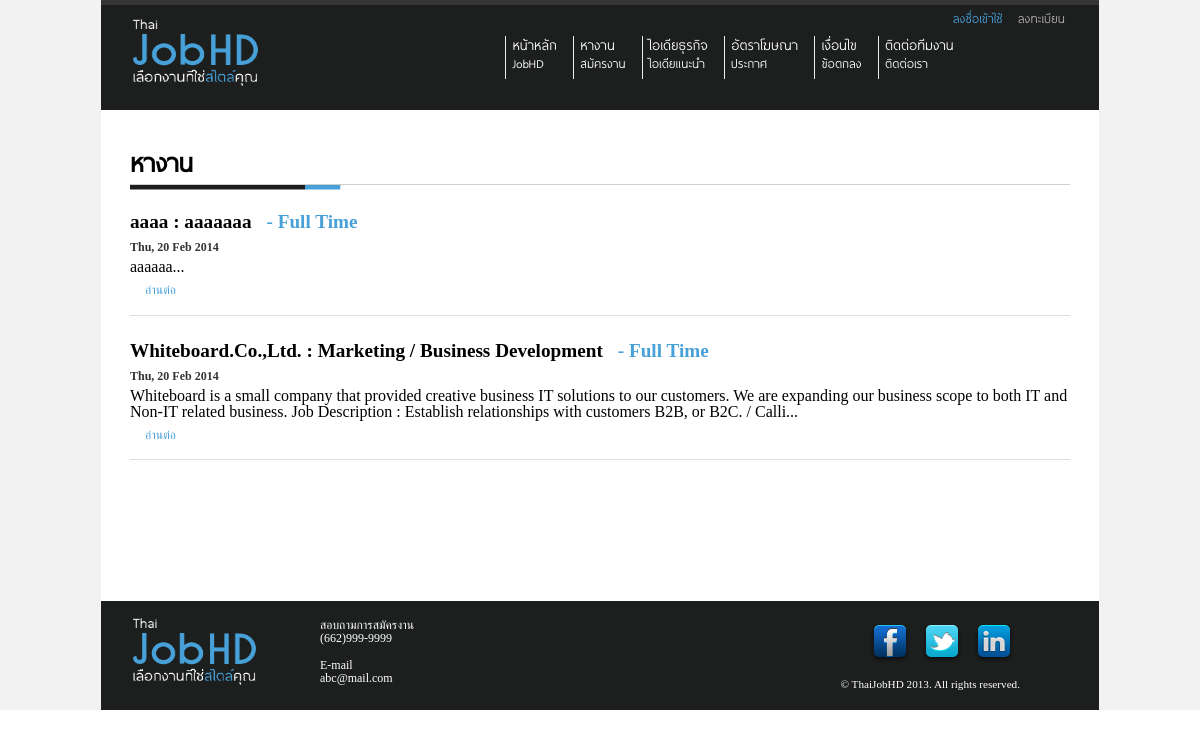
The app's page /Site/find-job.php with its own data.
### tables this page shows
CREATE TABLE IF NOT EXISTS `buildthedot_thaijobhd_job` (
  `JobID` int(11) NOT NULL AUTO_INCREMENT,
  `CompanyName` varchar(500) NOT NULL,
  `PositionThai` varchar(500) NOT NULL,
  `PositionEng` varchar(500) NOT NULL,
  `Place` varchar(1000) NOT NULL,
  `Quantity` varchar(100) NOT NULL,
  `property` varchar(1000) NOT NULL,
  `Saraly` varchar(100) NOT NULL,
  `JobDescription` varchar(1000) NOT NULL,
  `Recomment` int(11) NOT NULL,
  `StartTime` date NOT NULL,
  `EndTime` date NOT NULL,
  `JobType` int(11) NOT NULL,
  PRIMARY KEY (`JobID`)
);

### Site/admin/include/initial/pagination.php (called while the page is built, shortened)
<?php
$page=1;
$page_limit=10;
if(isset($_GET['page']) && $_GET['page']!=''){
	$page=$_GET['page'];
}
else{
	$page=1;
}
$start=($page-1)*$page_limit;
?>

### Site/find-job.php (the view, shortened to what this page needs)
<?php
include ("include/header.php");
include ("include/top-menu.php");
include("admin/include/initial/pagination.php");
?>
    <div id="content" class="container_12">
        <div class="grid_12" id="main">
        	<div id="head-title">
    		<h1>หางาน</h1>
        </div>
        <?php
			$sql="
			SELECT *
			FROM  `buildthedot_thaijobhd_job`
			ORDER BY JobID DESC
			";
			$result=@mysql_query($sql);
			$number_of_items=@mysql_num_rows($result);
			$sql="
			SELECT *
			FROM  `buildthedot_thaijobhd_job`
			ORDER BY JobID DESC
			LIMIT {$start} , {$page_limit} ;
			";
			$result=@mysql_query($sql);
			while($rs=@mysql_fetch_array($result))
			{
		?>
            <h6 id="headline"><a href="find-job-detail.php?id=<?php echo $rs['JobID']; ?>"><font color="black"><?php echo $rs['CompanyName'] . " : " . $rs['PositionThai'];?></font></a><span id="job-type">-
            <?php if((int)$rs['JobType'] == 0){ ?> Part Time  <?php }else{ ?>Full Time <?php } ?></span></h6>
            <h5 class="date"><?php echo date("D, d M Y"); ?></h5>
            <?php echo substr($rs['JobDescription'],0,250)."..."; ?>
            <p><span id="read-more"><a href="find-job-detail.php?id=<?php echo $rs['JobID']; ?>">อ่านต่อ</a></span></p>
        <?php
       	 	}
	    ?>
        </div>
       <?php
       	echo "<font color='white'>s</font>".pagination($page_limit, $page, "find-job.php?page=", $number_of_items);
        ?>
    </div>
<?php
	include ("include/footer.php");
?>

### Site/css/960.css (style rules this page uses)
body { min-width: 960px; }
.container_12, .container_16 { margin-left: auto; margin-right: auto; width: 960px; }
.grid_1, .grid_2, .grid_3, .grid_4, .grid_5, .grid_6, .grid_7, .grid_8, .grid_9, .grid_10, .grid_11, .grid_12, .grid_13, .grid_14, .grid_15, .grid_16 { display: inline; float: left; margin-left: 10px; margin-right: 10px; }
.container_12 .grid_12, .container_16 .grid_16 { width: 940px; }
.clearfix:before, .clearfix:after, .container_12:before, .container_12:after, .container_16:before, .container_16:after { content: '.'; display: block; overflow: hidden; visibility: hidden; font-size: 0; line-height: 0; width: 0; height: 0; }
.clearfix:after, .container_12:after, .container_16:after { clear: both; }
.clearfix, .container_12, .container_16 { zoom: 1; }

### Site/css/style.css (style rules this page uses)
h1, h2, h3, h4, h5, h6 { margin: 0.523em 0; }
h1 { font-size: 1.425em; }
h5 { font-size: 0.525em; }
p { line-height: 1.8em; text-align: justify; }
a, a:visited { text-decoration: none; outline: 0; }
p a, p a:visited { line-height: inherit; }
#header, #search-bar, #content, #footer { padding: 0px 1.2em; }
.date { font-size: 0.75em; color: #333; }
#content { padding-top: 20px; padding-bottom: 100px; background-color: white; }
#content h1 { font-family: "CustomFont", Verdana, Tahoma; font-size: 2em; border-bottom-width: 1px; border-bottom-style: solid; border-bottom-color: #cfcfcf; padding-bottom: 5px; }
#head-title { background-image: url(../images/title-bar.png); background-repeat: no-repeat; background-position: -3px 37px; height: 50px; margin-bottom: 15px; }
#headline { font-size: 1.2em; color: #cfcfcf; }
#read-more a { font-size: 0.8em; color: #47a0d8; margin-left: 15px; }
#main p { font-size: 0.95em; border-bottom-width: 1px; border-bottom-style: solid; border-bottom-color: #dedddd; padding-bottom: 10px; margin-bottom: 25px; }
#job-type { color: #47a0d8; margin-left: 15px; }

### records on screen
buildthedot_thaijobhd_job: CompanyName "aaaa", PositionThai "aaaaaaa", JobType "Full Time", JobDescription "aaaaaa"
buildthedot_thaijobhd_job: CompanyName "Whiteboard.Co.,Ltd.", PositionThai "Marketing / Business Development", JobType "Full Time", JobDescription "Whiteboard is a small company that provided creative business IT solutions to our customers. We are expanding our business scope to both IT and Non-IT related business. Job Description : Establish relationships with customers B2B, or B2C. / Calli"
